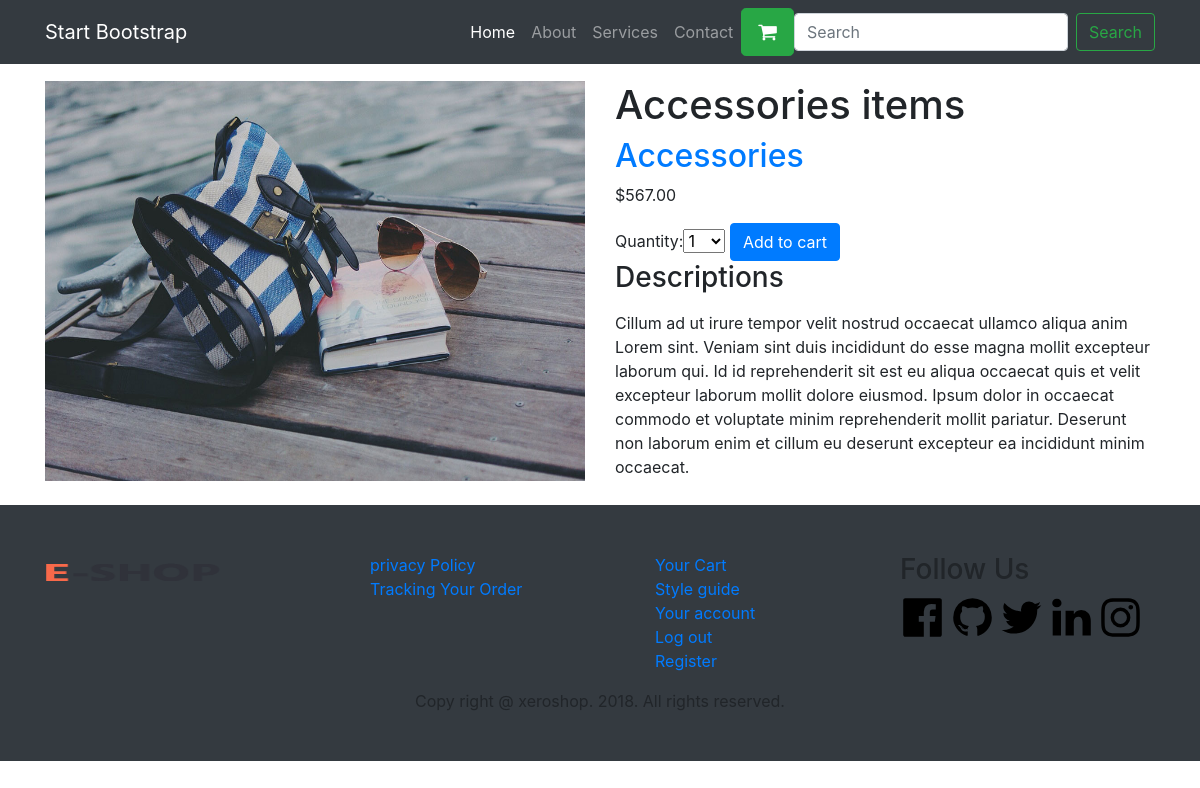
/8/accessories-items/, run on the app's committed database.
### shop/models.py (models this page shows, shortened)
class Product(models.Model):
    category = models.ForeignKey(Category, related_name='products', on_delete=models.CASCADE)
    name = models.CharField(max_length=200, db_index=True)
    slug = models.SlugField(max_length=200, db_index=True)
    image = models.ImageField(upload_to='products/%Y/%m/%d', blank=True)
    description = models.TextField(blank=True)
    price = models.DecimalField(max_digits=10, decimal_places=2)
    available = models.BooleanField(default=True)
    created = models.DateTimeField(auto_now_add=True)
    updated = models.DateTimeField(auto_now=True)
    class Meta:
        ordering = ('name',)
        index_together = (('id', 'slug'),)

class Category(models.Model):
    name = models.CharField(max_length=200, db_index=True)
    slug = models.SlugField(max_length=200, unique=True)
    class Meta:
        ordering = ('name',)
        verbose_name = 'category'
        verbose_name_plural = 'categories'
    def __str__(self):
        return self.name
    def get_absolute_url(self):
            return reverse('shop:product_list_by_category',
                           args=[self.slug])

### shop/views.py (the view)
# urls.py: path('<int:id>/<slug:slug>/', views.product_detail, name='product_detail'),
def product_detail(request, id, slug):
    product = get_object_or_404(Product, id=id, slug=slug,available=True)
    cart_product_form = CartAddProductForm()
    return render(request,'detail.html',{'product': product, 'cart_product_form': cart_product_form})

### cart/forms.py
class CartAddProductForm(forms.Form):
    quantity = forms.TypedChoiceField(
                                choices=PRODUCT_QUANTITY_CHOICES,
                                coerce=int)
    update = forms.BooleanField(required=False,
                                initial=False,
                                widget=forms.HiddenInput)

### cart/cart.py (called while the page is built)
    def __len__(self):
        return sum(item['quantity'] for item in self.cart.values())

### cart/context_processors.py (called while the page is built)
def cart(request):
    return {'cart': Cart(request)}

### shop/templates/detail.html (shortened to what this page needs)
{% extends 'base.html' %}
{% load static %}
{% block content %}
<div class="row">
    <div class="col-lg-6">
        <img src="{% if product.image %}{{ product.image.url }}{% else %}{% static 'img/no_image.png' %}{% endif %}" style="width: 100%; height: 400px; margin-top: 25px; margin-bottom: 10px">
    </div>
    <div class="col-lg-6" style="margin-top: 25px; margin-bottom: 10px">
        <h1>{{ product.name }}</h1>
    <h2><a href="{{ product.category.get_absolute_url }}">{{ product.category }}</a></h2>
    <p>${{ product.price }}</p>
    <form action="{% url 'cart:cart_add' product.id %}" method="POST">
      {{ cart_product_form }}
        <button type="submit" class="btn btn-primary">Add to cart</button>
    </form>
    <h3>Descriptions</h3>
        <p>{{ product.description|safe }}</p>
    </div>
</div>
{% endblock %}

### shop/static/css/shop-homepage.css (style rules this page uses)
body { padding-top: 54px; }
@media (min-width: 992px) { body { padding-top: 56px; } }

### data on the page
Product: image (picture), name "Accessories items", category "Accessories", price "567.00", description "Cillum ad ut irure tempor velit nostrud occaecat ullamco aliqua anim Lorem sint. Veniam sint duis incididunt do esse magna mollit excepteur laborum qui. Id id reprehenderit sit est eu aliqua occaecat quis et velit excepteur laborum mollit dolore eiusmod. Ipsum dolor in occaecat commodo et voluptate minim reprehenderit mollit pariatur. Deserunt non laborum enim et cillum eu deserunt excepteur ea incididunt minim occaecat."
